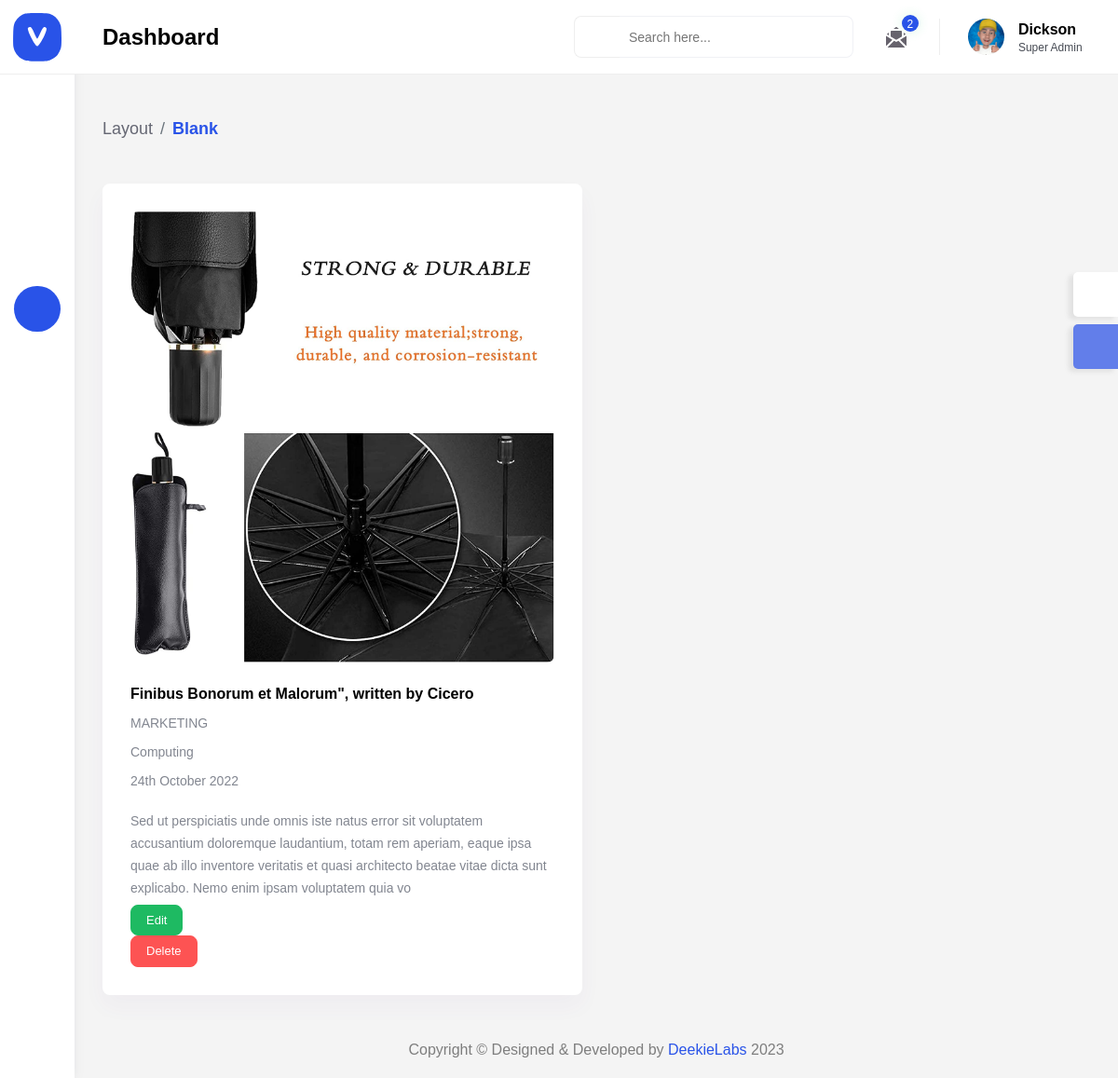
Screenshot of /dashboard/projects/all/ (signed in) with the database file from the repository.
### main/models.py (models this page shows, shortened)
class Projects(models.Model):
    project_name = models.CharField(max_length=200)
    project_link = models.CharField(max_length=200, blank=True)
    project_description = models.CharField(
        max_length=250, null=True, blank=True)
    CATEGORY_CHOICES = [
        ('IT', 'IT'),
        ('MARKETING', 'Marketing')
    ]
    project_category = models.CharField(max_length=150, choices = CATEGORY_CHOICES)
    project_image = models.ImageField(
        null=True, blank=True, upload_to='project_img', default="avatar.svg")
    project_date = models.CharField(max_length=150)
    project_industry = models.CharField(max_length=150)
    id = models.UUIDField(default=uuid.uuid4, unique=True,
                          primary_key=True, editable=False)

### dashboard/views.py (the view)
# urls.py: path('projects/all/', views.viewProjects, name="view-projects"),
@login_required(login_url="login")
def viewProjects(request):
    user_messages = UserContact.objects.all()
    projects = Projects.objects.all()
    context = {
        'user_messages':user_messages,
        'projects':projects
    }
    return render(request, 'dashboard/project/view-projects.html', context)

### dashboard/templates/dashboard/project/view-projects.html (shortened to what this page needs)
{% extends 'layouts/admin.html' %}
{% load static %}
{% block content %}
        <div class="content-body">
            <div class="container-fluid">
                <div class="page-titles">
					<ol class="breadcrumb">
						<li class="breadcrumb-item"><a href="javascript:void(0)">Layout</a></li>
						<li class="breadcrumb-item active"><a href="javascript:void(0)">Blank</a></li>
					</ol>
                </div>
                <div class="row">
                    {% for project in projects  %}
                    <div class="col-lg-12 col-xl-6">
                        <div class="card">
                            <div class="card-body">
                                <div class="row m-b-30">
                                    <div class="col-md-5 col-xxl-12">
                                        <div class="new-arrival-product mb-4 mb-xxl-4 mb-md-0">
                                            <div class="new-arrivals-img-contnent">
                                                <img class="img-fluid" src="{{ project.project_image.url }}" alt="">
                                            </div>
                                        </div>
                                    </div>
                                    <div class="col-md-7 col-xxl-12">
                                        <div class="new-arrival-content position-relative">
                                            <h4><a href="#">{{project.project_name}}</a></h4>
                                            <p>{{project.project_category}}<span class="item"><i class="fa fa-check-circle text-success"></i></span></p>
                                            <p>{{project.project_industry}} </p>
                                            <p>{{project.project_date}}</p>
                                            <p class="text-content">{{project.project_description}}</p>
                                        </div>
                                        <a href="{% url 'update-project' project.id %}">
											<button class="btn btn-success btn-sm">Edit</button>
										</a>
                                        <form action="{% url 'delete-project' project.id %}" method="POST">
											<button class="btn btn-danger btn-sm" type="submit">Delete</button>
										</form>
                                    </div>
                                </div>
                            </div>
                        </div>
                    </div>
                    {% endfor %}
                </div>
            </div>
        </div>
{% endblock content %}

### rows the page displays
Projects: project_image (picture), project_name "Finibus Bonorum et Malorum\", written by Cicero", project_category "MARKETING", project_industry "Computing", project_date "24th October 2022", project_description "Sed ut perspiciatis unde omnis iste natus error sit voluptatem accusantium doloremque laudantium, totam rem aperiam, eaque ipsa quae ab illo inventore veritatis et quasi architecto beatae vitae dicta sunt explicabo. Nemo enim ipsam voluptatem quia vo"

### other values shown
{{ user_messages.count }} "2"
